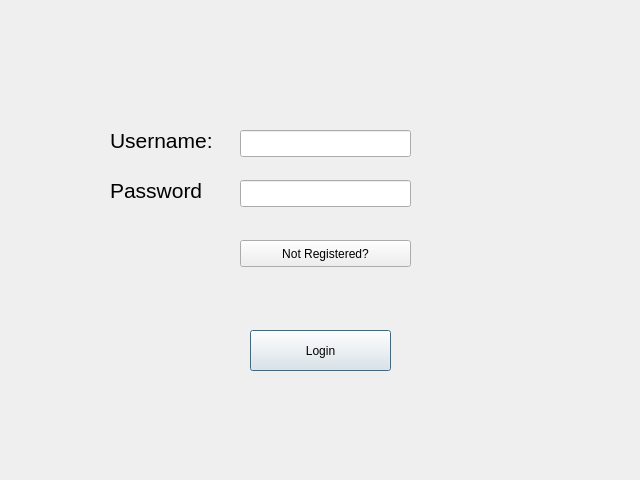
<?xml version="1.0" encoding="UTF-8"?>
<ui version="4.0">
 <class>LoginMenu</class>
 <widget class="QDialog" name="LoginMenu">
  <property name="geometry">
   <rect>
    <x>0</x>
    <y>0</y>
    <width>640</width>
    <height>480</height>
   </rect>
  </property>
  <property name="windowTitle">
   <string>Dialog</string>
  </property>
  <widget class="QStackedWidget" name="stackedWidget">
   <property name="geometry">
    <rect>
     <x>20</x>
     <y>20</y>
     <width>601</width>
     <height>431</height>
    </rect>
   </property>
   <widget class="QWidget" name="Login">
    <widget class="QLineEdit" name="loginPass">
     <property name="geometry">
      <rect>
       <x>220</x>
       <y>160</y>
       <width>171</width>
       <height>27</height>
      </rect>
     </property>
     <property name="echoMode">
      <enum>QLineEdit::Password</enum>
     </property>
    </widget>
    <widget class="QPushButton" name="loginLoginButton">
     <property name="geometry">
      <rect>
       <x>230</x>
       <y>310</y>
       <width>141</width>
       <height>41</height>
      </rect>
     </property>
     <property name="text">
      <string>Login</string>
     </property>
    </widget>
    <widget class="QPushButton" name="loginRegisterButton">
     <property name="geometry">
      <rect>
       <x>220</x>
       <y>220</y>
       <width>171</width>
       <height>27</height>
      </rect>
     </property>
     <property name="text">
      <string>Not Registered?</string>
     </property>
    </widget>
    <widget class="QLabel" name="label">
     <property name="geometry">
      <rect>
       <x>90</x>
       <y>110</y>
       <width>111</width>
       <height>21</height>
      </rect>
     </property>
     <property name="font">
      <font>
       <pointsize>16</pointsize>
      </font>
     </property>
     <property name="text">
      <string>Username:</string>
     </property>
    </widget>
    <widget class="QLineEdit" name="loginUser">
     <property name="geometry">
      <rect>
       <x>220</x>
       <y>110</y>
       <width>171</width>
       <height>27</height>
      </rect>
     </property>
    </widget>
    <widget class="QLabel" name="label_2">
     <property name="geometry">
      <rect>
       <x>90</x>
       <y>160</y>
       <width>111</width>
       <height>21</height>
      </rect>
     </property>
     <property name="font">
      <font>
       <pointsize>16</pointsize>
      </font>
     </property>
     <property name="text">
      <string>Password</string>
     </property>
    </widget>
    <widget class="QLabel" name="loginErrorLabel">
     <property name="geometry">
      <rect>
       <x>130</x>
       <y>40</y>
       <width>321</width>
       <height>31</height>
      </rect>
     </property>
     <property name="font">
      <font>
       <pointsize>14</pointsize>
      </font>
     </property>
     <property name="text">
      <string/>
     </property>
    </widget>
   </widget>
   <widget class="QWidget" name="Register">
    <widget class="QLabel" name="registerErrorLabel">
     <property name="geometry">
      <rect>
       <x>140</x>
       <y>50</y>
       <width>321</width>
       <height>31</height>
      </rect>
     </property>
     <property name="font">
      <font>
       <pointsize>14</pointsize>
      </font>
     </property>
     <property name="text">
      <string/>
     </property>
    </widget>
    <widget class="QLabel" name="label_3">
     <property name="geometry">
      <rect>
       <x>100</x>
       <y>170</y>
       <width>111</width>
       <height>21</height>
      </rect>
     </property>
     <property name="font">
      <font>
       <pointsize>16</pointsize>
      </font>
     </property>
     <property name="text">
      <string>Password:</string>
     </property>
    </widget>
    <widget class="QLabel" name="label_4">
     <property name="geometry">
      <rect>
       <x>100</x>
       <y>120</y>
       <width>111</width>
       <height>21</height>
      </rect>
     </property>
     <property name="font">
      <font>
       <pointsize>16</pointsize>
      </font>
     </property>
     <property name="text">
      <string>Username:</string>
     </property>
    </widget>
    <widget class="QLineEdit" name="registerUser">
     <property name="geometry">
      <rect>
       <x>230</x>
       <y>120</y>
       <width>171</width>
       <height>27</height>
      </rect>
     </property>
    </widget>
    <widget class="QLineEdit" name="registerMainPass">
     <property name="geometry">
      <rect>
       <x>230</x>
       <y>170</y>
       <width>171</width>
       <height>27</height>
      </rect>
     </property>
     <property name="echoMode">
      <enum>QLineEdit::Password</enum>
     </property>
    </widget>
    <widget class="QPushButton" name="loginLoginButton_2">
     <property name="geometry">
      <rect>
       <x>240</x>
       <y>290</y>
       <width>141</width>
       <height>41</height>
      </rect>
     </property>
     <property name="text">
      <string>Register</string>
     </property>
    </widget>
    <widget class="QLabel" name="label_5">
     <property name="geometry">
      <rect>
       <x>100</x>
       <y>220</y>
       <width>111</width>
       <height>21</height>
      </rect>
     </property>
     <property name="font">
      <font>
       <pointsize>16</pointsize>
      </font>
     </property>
     <property name="text">
      <string>Password:</string>
     </property>
    </widget>
    <widget class="QLineEdit" name="registerCheckPass">
     <property name="geometry">
      <rect>
       <x>230</x>
       <y>220</y>
       <width>171</width>
       <height>27</height>
      </rect>
     </property>
     <property name="echoMode">
      <enum>QLineEdit::Password</enum>
     </property>
    </widget>
    <widget class="QPushButton" name="registerBackToLogin">
     <property name="geometry">
      <rect>
       <x>450</x>
       <y>380</y>
       <width>141</width>
       <height>41</height>
      </rect>
     </property>
     <property name="text">
      <string>Go to Login</string>
     </property>
    </widget>
   </widget>
  </widget>
 </widget>
 <tabstops>
  <tabstop>loginUser</tabstop>
  <tabstop>loginPass</tabstop>
  <tabstop>registerMainPass</tabstop>
  <tabstop>registerBackToLogin</tabstop>
  <tabstop>loginLoginButton_2</tabstop>
  <tabstop>loginLoginButton</tabstop>
  <tabstop>loginRegisterButton</tabstop>
  <tabstop>registerCheckPass</tabstop>
  <tabstop>registerUser</tabstop>
 </tabstops>
 <resources/>
 <connections/>
</ui>
